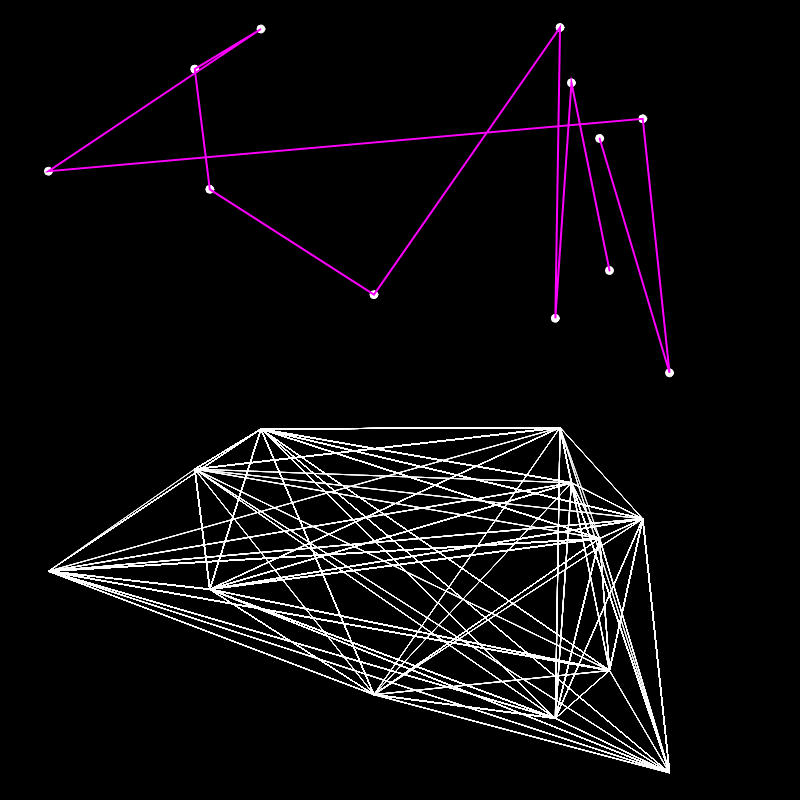
Frame 1 (no input)
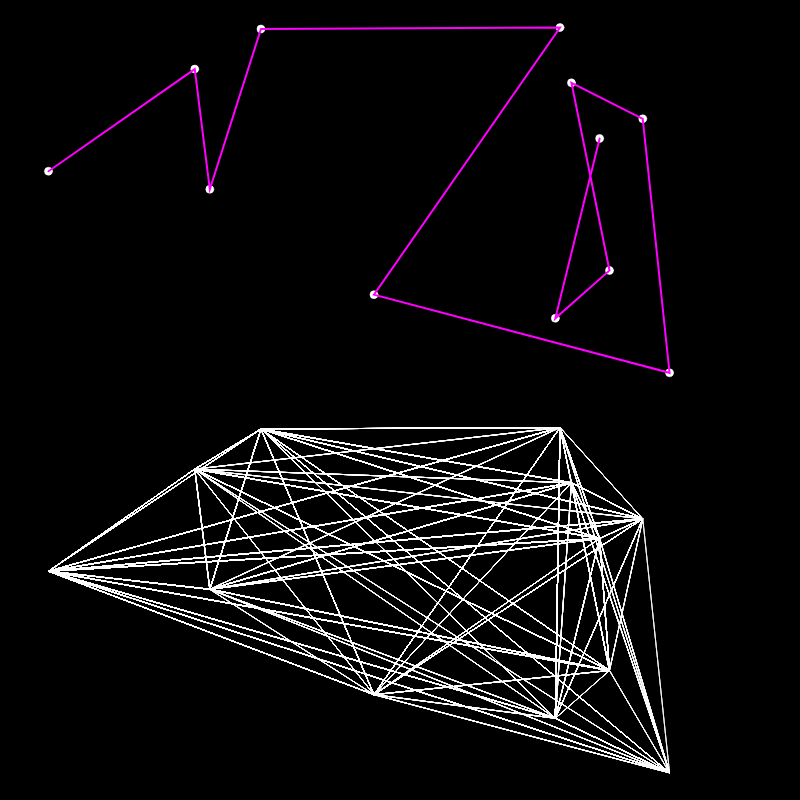
Frame 60 (no input)
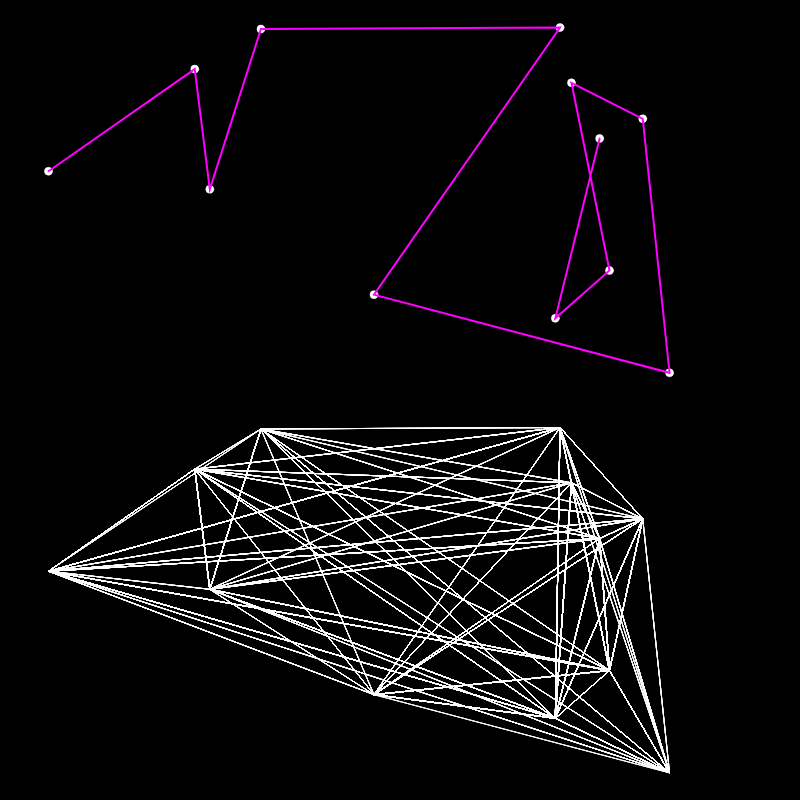
Frame 120 (the mouse pressed at the canvas centre since frame 60)

The p5.js sketch that drew these frames (run headless with seeded random() and noise() and a simulated clock; from frame 60 on, the mouse is pressed at the canvas centre):

// p5.js sketch
// ── sketch.js
var cities =[];
var totalCities = 12;

var count=0;

var logs= [];

var population = []; // population of many orders
var populationSize =1000;
var fitness = [];
// var d = [];
 var dsum = 0;

var bestEver = [];
var order = [];

var recordDistance = Infinity;
var mr = 0.01;


function setup() {
  width = 800;
  height = 800;
  createCanvas(width,height);
  var order = [];

  for (var i=0 ; i < totalCities ; i++ ){
    var v = createVector(random(width),random(height/2));
    cities[i] = v;
    order[i] = i;
  }

  for(var i=0; i< populationSize; i++){
    population[i] = order.slice(); // slice() makes a copy partial or entire of an array
    shuffle(population[i],10);
  }

  statusP = createP('').style('font-size', '32pt');


}

function draw() {

  calcFitness();
  normalizeFitness();


  background(0);
  stroke(255);
  beginShape();
  fill(255);
  for(var i = 0; i < cities.length; i++ ) {
    ellipse(cities[i].x,cities[i].y,8,8);
  }
//
  ///Make new shape

    beginShape();
    stroke(255,0,255);
    strokeWeight(2);
    noFill();
    for(var i = 0; i < bestEver.length; i++ ) {
      var n = bestEver[i]
      vertex(cities[n].x,cities[n].y);
    }
    noFill();
    endShape();

    nextGeneration();

    translate(0, height / 2);

///


  beginShape();
  stroke(255);
  strokeWeight(0.5);
  noFill();
  for (var i =0;i<population.length;i++){
      for(var j = 0; j < population[i].length; j++ ) {
        var n = population[i][j];
        vertex(cities[n].x,cities[n].y);
      }
  }
  noFill();
  endShape();

  count += 1 + populationSize;

console.log(6);

//  textSize(12);
//  var s = '';
//  for (var i=0; i< order.length;i++ ){
//   s +=order[i];
//  }
//  fill(255);
//  text(s,20,height/2 - 50 );
//  text( '%'+ progress ,20,height/2 - 30 );
//  text( 'Total Cities '+ totalCities ,20,height/2 - 20 );
//  nextOrder();
//
}


// ── Lexico.js
function nextOrder(){

  count ++


  //Step1
  largestI =-1;
  for(var i = 0; i<order.length-1;i++){

    if(order[i]<order[i+1]){
      largestI = i;
    }
  }

  if(largestI == -1){
    noLoop();
    console.log('finished');
  }


    //Step2

      var largestJ = -1

      for(var j =0; j<order.length;j++){
        if(order[j]>order[largestI]){
          largestJ = j
        }
      }
    //Step3
      Swap(order,largestI,largestJ)

    //Step4
    var endArray = order.splice(largestI+1);
    endArray.reverse();
    order= order.concat(endArray);


    }


// ── functions.js
function Swap(a,i,j){

  var temp = a[i];
  a[i] = a[j];
  a[j] = temp;
}


function calcDistance(points,order){

  d = [];
  sum = 0;
  a = order.length;

  for(var i = a-1 ; i>=0; i --)
   {
     if(i-1>=0){
       var cityAIndex = order[i]
       var cityA = points[cityAIndex];

       var cityBIndex = order[i-1]
       var cityB = points[cityBIndex];
      x1= cityA.x;
      y1= cityA.y;
      x2= cityB.x;
      y2= cityB.x;
      calcDis= dist(x1,y1,x2,y2);
    //  calcDis= sqrt(((x2-x1)^2)-((y2-y1)^2));
      sum += calcDis;
      d.push(x1,x2,y1,y2);

    }
    else{
      break;
    }
    //console.log(d)
  }
  return sum;
}

//recursive function
function factorial(n){

  if(n==1){
    return 1;
  } else {
    return n * factorial(n-1);
  }
}

function shuffle(arr,times){
  for (var i=0;i<times;i++){
    var indexA = floor(random(arr.length));
    var indexB = floor(random(arr.length));
    arr.Swap(arr,indexA,indexB);
  }
}



// ── ga.js
  // Functions relevant for genetic algorithm

function calcFitness() {
  for(var i=0;i<population.length;i++){

      var d = calcDistance(cities,population[i]);
        fitness[i] =d;
      if(d < recordDistance){
        recordDistance = d;
        bestEver = population[i];
        logs.push(d.toFixed(2));
      }
      fitness[i]= 1/(d+1);
  }
}

function normalizeFitness(){
  var sum = 0;
  for (var i=0; i<fitness.length;i++){

    sum += fitness[i];
    fitness[i] = fitness[i]/sum;
  }
}

function nextGeneration(){

  var newPopulation = [];
  for( var i=0; i < population.length; i++){

    popA = pickOne(population,fitness);
    popB = pickOne(population,fitness);
    order = crossOver(popA,popB);
    mutate(order,mr);
    newPopulation[i] = order;
  }
  population = newPopulation;
}

function pickOne(list,prob){

  var index =0;
  var r = random(1);

  while(r>0){
    r = r - prob[index];
    index ++;
  }
  index --;
  return list[index].slice();
}

function mutate(order, mutationRate){
  for (var i =0; i< totalCities;i++){
    if(random(1)<mutationRate){
      shuffle(order,1);
    }else{
      return order;
    }
  }
}

function crossOver(a,b){

  var start = floor(random(a.length));
  var end = floor(random(start+1,a.length));
  var newOrder = a.slice(start,end);

    for(var i=0; i < b.length;i++){
      var city = b[i];
      if(!newOrder.includes(city)){
        newOrder.push(city);
      }
    }
  return newOrder;

}
